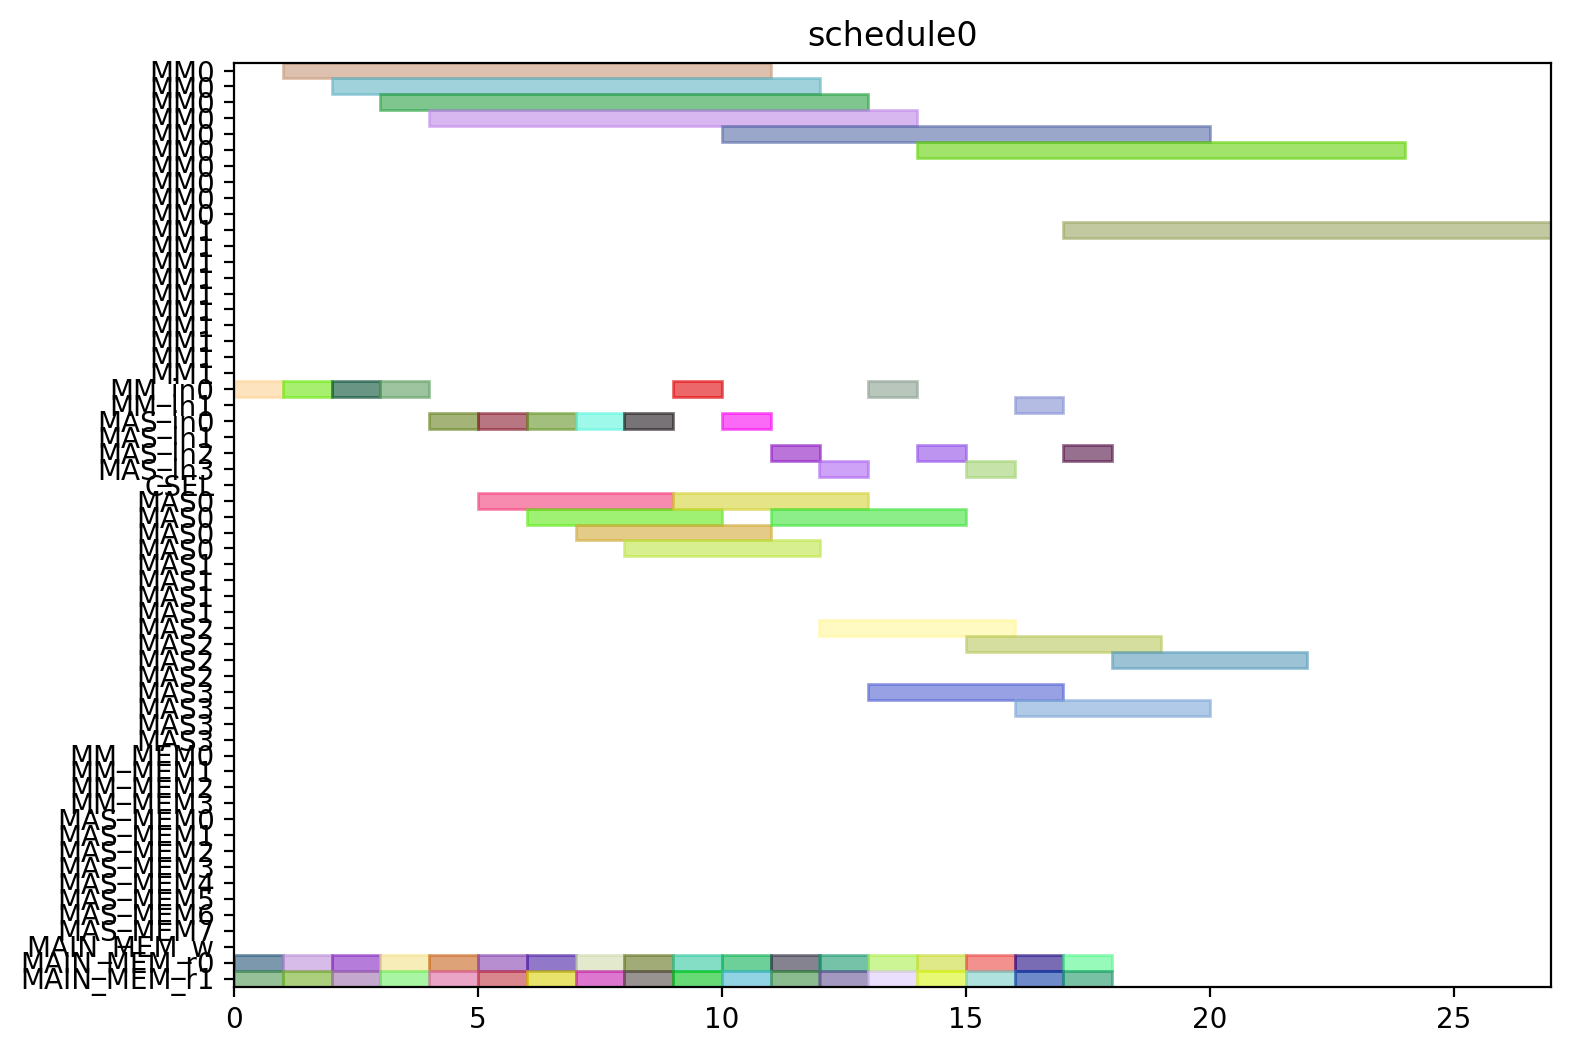

Generate this figure with Python:
from pyschedule import Scenario, solvers, plotters, alt


def solve():
	horizon = 120
	S = Scenario("schedule0", horizon=horizon)

	# resource
	MM = S.Resources('MM', num=2, size=10)
	MM_in = S.Resources('MM_in', num=2)
	MAS_in = S.Resources('MAS_in', num=4)
	CSEL = S.Resource('CSEL')
	MAS = S.Resources('MAS', num=4, size=4, periods=range(1, horizon))
	MM_MEM = S.Resources('MM_MEM', num=4)
	MAS_MEM = S.Resources('MAS_MEM', num=8)
	MAIN_MEM_w = S.Resource('MAIN_MEM_w', size=1)
	MAIN_MEM_r = S.Resources('MAIN_MEM_r', num=2)

	# result of previous scheduling

	# new tasks
	t0_t0 = S.Task('t0_t0', length=4, delay_cost=1)
	t0_t0 += alt(MAS)
	t0_t0_in = S.Task('t0_t0_in', length=1, delay_cost=1)
	t0_t0_in += alt(MAS_in)
	S += t0_t0_in*MAS_in[0]<=t0_t0*MAS[0]

	S += t0_t0_in*MAS_in[1]<=t0_t0*MAS[1]

	S += t0_t0_in*MAS_in[2]<=t0_t0*MAS[2]

	S += t0_t0_in*MAS_in[3]<=t0_t0*MAS[3]

	t0_t0_mem0 = S.Task('t0_t0_mem0', length=1, delay_cost=1)
	t0_t0_mem0 += MAIN_MEM_r[0]
	S += t0_t0_mem0 <= t0_t0

	t0_t0_mem1 = S.Task('t0_t0_mem1', length=1, delay_cost=1)
	t0_t0_mem1 += MAIN_MEM_r[1]
	S += t0_t0_mem1 <= t0_t0

	t0_t1 = S.Task('t0_t1', length=4, delay_cost=1)
	t0_t1 += alt(MAS)
	t0_t1_in = S.Task('t0_t1_in', length=1, delay_cost=1)
	t0_t1_in += alt(MAS_in)
	S += t0_t1_in*MAS_in[0]<=t0_t1*MAS[0]

	S += t0_t1_in*MAS_in[1]<=t0_t1*MAS[1]

	S += t0_t1_in*MAS_in[2]<=t0_t1*MAS[2]

	S += t0_t1_in*MAS_in[3]<=t0_t1*MAS[3]

	t0_t1_mem0 = S.Task('t0_t1_mem0', length=1, delay_cost=1)
	t0_t1_mem0 += MAIN_MEM_r[0]
	S += t0_t1_mem0 <= t0_t1

	t0_t1_mem1 = S.Task('t0_t1_mem1', length=1, delay_cost=1)
	t0_t1_mem1 += MAIN_MEM_r[1]
	S += t0_t1_mem1 <= t0_t1

	t0_t3 = S.Task('t0_t3', length=10, delay_cost=1)
	t0_t3 += alt(MM)
	t0_t3_in = S.Task('t0_t3_in', length=1, delay_cost=1)
	t0_t3_in += alt(MM_in)
	S += t0_t3_in*MM_in[0]<=t0_t3*MM[0]
	S += t0_t3_in*MM_in[1]<=t0_t3*MM[1]
	t0_t3_mem0 = S.Task('t0_t3_mem0', length=1, delay_cost=1)
	t0_t3_mem0 += MAIN_MEM_r[0]
	S += t0_t3_mem0 <= t0_t3

	t0_t3_mem1 = S.Task('t0_t3_mem1', length=1, delay_cost=1)
	t0_t3_mem1 += MAIN_MEM_r[1]
	S += t0_t3_mem1 <= t0_t3

	t1_t0 = S.Task('t1_t0', length=4, delay_cost=1)
	t1_t0 += alt(MAS)
	t1_t0_in = S.Task('t1_t0_in', length=1, delay_cost=1)
	t1_t0_in += alt(MAS_in)
	S += t1_t0_in*MAS_in[0]<=t1_t0*MAS[0]

	S += t1_t0_in*MAS_in[1]<=t1_t0*MAS[1]

	S += t1_t0_in*MAS_in[2]<=t1_t0*MAS[2]

	S += t1_t0_in*MAS_in[3]<=t1_t0*MAS[3]

	t1_t0_mem0 = S.Task('t1_t0_mem0', length=1, delay_cost=1)
	t1_t0_mem0 += MAIN_MEM_r[0]
	S += t1_t0_mem0 <= t1_t0

	t1_t0_mem1 = S.Task('t1_t0_mem1', length=1, delay_cost=1)
	t1_t0_mem1 += MAIN_MEM_r[1]
	S += t1_t0_mem1 <= t1_t0

	t1_t1 = S.Task('t1_t1', length=4, delay_cost=1)
	t1_t1 += alt(MAS)
	t1_t1_in = S.Task('t1_t1_in', length=1, delay_cost=1)
	t1_t1_in += alt(MAS_in)
	S += t1_t1_in*MAS_in[0]<=t1_t1*MAS[0]

	S += t1_t1_in*MAS_in[1]<=t1_t1*MAS[1]

	S += t1_t1_in*MAS_in[2]<=t1_t1*MAS[2]

	S += t1_t1_in*MAS_in[3]<=t1_t1*MAS[3]

	t1_t1_mem0 = S.Task('t1_t1_mem0', length=1, delay_cost=1)
	t1_t1_mem0 += MAIN_MEM_r[0]
	S += t1_t1_mem0 <= t1_t1

	t1_t1_mem1 = S.Task('t1_t1_mem1', length=1, delay_cost=1)
	t1_t1_mem1 += MAIN_MEM_r[1]
	S += t1_t1_mem1 <= t1_t1

	t1_t3 = S.Task('t1_t3', length=10, delay_cost=1)
	t1_t3 += alt(MM)
	t1_t3_in = S.Task('t1_t3_in', length=1, delay_cost=1)
	t1_t3_in += alt(MM_in)
	S += t1_t3_in*MM_in[0]<=t1_t3*MM[0]
	S += t1_t3_in*MM_in[1]<=t1_t3*MM[1]
	t1_t3_mem0 = S.Task('t1_t3_mem0', length=1, delay_cost=1)
	t1_t3_mem0 += MAIN_MEM_r[0]
	S += t1_t3_mem0 <= t1_t3

	t1_t3_mem1 = S.Task('t1_t3_mem1', length=1, delay_cost=1)
	t1_t3_mem1 += MAIN_MEM_r[1]
	S += t1_t3_mem1 <= t1_t3

	t2_t2 = S.Task('t2_t2', length=4, delay_cost=1)
	t2_t2 += alt(MAS)
	t2_t2_in = S.Task('t2_t2_in', length=1, delay_cost=1)
	t2_t2_in += alt(MAS_in)
	S += t2_t2_in*MAS_in[0]<=t2_t2*MAS[0]

	S += t2_t2_in*MAS_in[1]<=t2_t2*MAS[1]

	S += t2_t2_in*MAS_in[2]<=t2_t2*MAS[2]

	S += t2_t2_in*MAS_in[3]<=t2_t2*MAS[3]

	t2_t2_mem0 = S.Task('t2_t2_mem0', length=1, delay_cost=1)
	t2_t2_mem0 += MAIN_MEM_r[0]
	S += t2_t2_mem0 <= t2_t2

	t2_t2_mem1 = S.Task('t2_t2_mem1', length=1, delay_cost=1)
	t2_t2_mem1 += MAIN_MEM_r[1]
	S += t2_t2_mem1 <= t2_t2

	t5_t0 = S.Task('t5_t0', length=10, delay_cost=1)
	t5_t0 += alt(MM)
	t5_t0_in = S.Task('t5_t0_in', length=1, delay_cost=1)
	t5_t0_in += alt(MM_in)
	S += t5_t0_in*MM_in[0]<=t5_t0*MM[0]
	S += t5_t0_in*MM_in[1]<=t5_t0*MM[1]
	t5_t0_mem0 = S.Task('t5_t0_mem0', length=1, delay_cost=1)
	t5_t0_mem0 += MAIN_MEM_r[0]
	S += t5_t0_mem0 <= t5_t0

	t5_t0_mem1 = S.Task('t5_t0_mem1', length=1, delay_cost=1)
	t5_t0_mem1 += MAIN_MEM_r[1]
	S += t5_t0_mem1 <= t5_t0

	t5_t1 = S.Task('t5_t1', length=10, delay_cost=1)
	t5_t1 += alt(MM)
	t5_t1_in = S.Task('t5_t1_in', length=1, delay_cost=1)
	t5_t1_in += alt(MM_in)
	S += t5_t1_in*MM_in[0]<=t5_t1*MM[0]
	S += t5_t1_in*MM_in[1]<=t5_t1*MM[1]
	t5_t1_mem0 = S.Task('t5_t1_mem0', length=1, delay_cost=1)
	t5_t1_mem0 += MAIN_MEM_r[0]
	S += t5_t1_mem0 <= t5_t1

	t5_t1_mem1 = S.Task('t5_t1_mem1', length=1, delay_cost=1)
	t5_t1_mem1 += MAIN_MEM_r[1]
	S += t5_t1_mem1 <= t5_t1

	t5_t2 = S.Task('t5_t2', length=4, delay_cost=1)
	t5_t2 += alt(MAS)
	t5_t2_in = S.Task('t5_t2_in', length=1, delay_cost=1)
	t5_t2_in += alt(MAS_in)
	S += t5_t2_in*MAS_in[0]<=t5_t2*MAS[0]

	S += t5_t2_in*MAS_in[1]<=t5_t2*MAS[1]

	S += t5_t2_in*MAS_in[2]<=t5_t2*MAS[2]

	S += t5_t2_in*MAS_in[3]<=t5_t2*MAS[3]

	t5_t2_mem0 = S.Task('t5_t2_mem0', length=1, delay_cost=1)
	t5_t2_mem0 += MAIN_MEM_r[0]
	S += t5_t2_mem0 <= t5_t2

	t5_t2_mem1 = S.Task('t5_t2_mem1', length=1, delay_cost=1)
	t5_t2_mem1 += MAIN_MEM_r[1]
	S += t5_t2_mem1 <= t5_t2

	t5_t3 = S.Task('t5_t3', length=4, delay_cost=1)
	t5_t3 += alt(MAS)
	t5_t3_in = S.Task('t5_t3_in', length=1, delay_cost=1)
	t5_t3_in += alt(MAS_in)
	S += t5_t3_in*MAS_in[0]<=t5_t3*MAS[0]

	S += t5_t3_in*MAS_in[1]<=t5_t3*MAS[1]

	S += t5_t3_in*MAS_in[2]<=t5_t3*MAS[2]

	S += t5_t3_in*MAS_in[3]<=t5_t3*MAS[3]

	t5_t3_mem0 = S.Task('t5_t3_mem0', length=1, delay_cost=1)
	t5_t3_mem0 += MAIN_MEM_r[0]
	S += t5_t3_mem0 <= t5_t3

	t5_t3_mem1 = S.Task('t5_t3_mem1', length=1, delay_cost=1)
	t5_t3_mem1 += MAIN_MEM_r[1]
	S += t5_t3_mem1 <= t5_t3

	t7_t0 = S.Task('t7_t0', length=4, delay_cost=1)
	t7_t0 += alt(MAS)
	t7_t0_in = S.Task('t7_t0_in', length=1, delay_cost=1)
	t7_t0_in += alt(MAS_in)
	S += t7_t0_in*MAS_in[0]<=t7_t0*MAS[0]

	S += t7_t0_in*MAS_in[1]<=t7_t0*MAS[1]

	S += t7_t0_in*MAS_in[2]<=t7_t0*MAS[2]

	S += t7_t0_in*MAS_in[3]<=t7_t0*MAS[3]

	t7_t0_mem0 = S.Task('t7_t0_mem0', length=1, delay_cost=1)
	t7_t0_mem0 += MAIN_MEM_r[0]
	S += t7_t0_mem0 <= t7_t0

	t7_t0_mem1 = S.Task('t7_t0_mem1', length=1, delay_cost=1)
	t7_t0_mem1 += MAIN_MEM_r[1]
	S += t7_t0_mem1 <= t7_t0

	t7_t1 = S.Task('t7_t1', length=4, delay_cost=1)
	t7_t1 += alt(MAS)
	t7_t1_in = S.Task('t7_t1_in', length=1, delay_cost=1)
	t7_t1_in += alt(MAS_in)
	S += t7_t1_in*MAS_in[0]<=t7_t1*MAS[0]

	S += t7_t1_in*MAS_in[1]<=t7_t1*MAS[1]

	S += t7_t1_in*MAS_in[2]<=t7_t1*MAS[2]

	S += t7_t1_in*MAS_in[3]<=t7_t1*MAS[3]

	t7_t1_mem0 = S.Task('t7_t1_mem0', length=1, delay_cost=1)
	t7_t1_mem0 += MAIN_MEM_r[0]
	S += t7_t1_mem0 <= t7_t1

	t7_t1_mem1 = S.Task('t7_t1_mem1', length=1, delay_cost=1)
	t7_t1_mem1 += MAIN_MEM_r[1]
	S += t7_t1_mem1 <= t7_t1

	t7_t3 = S.Task('t7_t3', length=10, delay_cost=1)
	t7_t3 += alt(MM)
	t7_t3_in = S.Task('t7_t3_in', length=1, delay_cost=1)
	t7_t3_in += alt(MM_in)
	S += t7_t3_in*MM_in[0]<=t7_t3*MM[0]
	S += t7_t3_in*MM_in[1]<=t7_t3*MM[1]
	t7_t3_mem0 = S.Task('t7_t3_mem0', length=1, delay_cost=1)
	t7_t3_mem0 += MAIN_MEM_r[0]
	S += t7_t3_mem0 <= t7_t3

	t7_t3_mem1 = S.Task('t7_t3_mem1', length=1, delay_cost=1)
	t7_t3_mem1 += MAIN_MEM_r[1]
	S += t7_t3_mem1 <= t7_t3

	t10_t0 = S.Task('t10_t0', length=10, delay_cost=1)
	t10_t0 += alt(MM)
	t10_t0_in = S.Task('t10_t0_in', length=1, delay_cost=1)
	t10_t0_in += alt(MM_in)
	S += t10_t0_in*MM_in[0]<=t10_t0*MM[0]
	S += t10_t0_in*MM_in[1]<=t10_t0*MM[1]
	t10_t0_mem0 = S.Task('t10_t0_mem0', length=1, delay_cost=1)
	t10_t0_mem0 += MAIN_MEM_r[0]
	S += t10_t0_mem0 <= t10_t0

	t10_t0_mem1 = S.Task('t10_t0_mem1', length=1, delay_cost=1)
	t10_t0_mem1 += MAIN_MEM_r[1]
	S += t10_t0_mem1 <= t10_t0

	t10_t1 = S.Task('t10_t1', length=10, delay_cost=1)
	t10_t1 += alt(MM)
	t10_t1_in = S.Task('t10_t1_in', length=1, delay_cost=1)
	t10_t1_in += alt(MM_in)
	S += t10_t1_in*MM_in[0]<=t10_t1*MM[0]
	S += t10_t1_in*MM_in[1]<=t10_t1*MM[1]
	t10_t1_mem0 = S.Task('t10_t1_mem0', length=1, delay_cost=1)
	t10_t1_mem0 += MAIN_MEM_r[0]
	S += t10_t1_mem0 <= t10_t1

	t10_t1_mem1 = S.Task('t10_t1_mem1', length=1, delay_cost=1)
	t10_t1_mem1 += MAIN_MEM_r[1]
	S += t10_t1_mem1 <= t10_t1

	t10_t2 = S.Task('t10_t2', length=4, delay_cost=1)
	t10_t2 += alt(MAS)
	t10_t2_in = S.Task('t10_t2_in', length=1, delay_cost=1)
	t10_t2_in += alt(MAS_in)
	S += t10_t2_in*MAS_in[0]<=t10_t2*MAS[0]

	S += t10_t2_in*MAS_in[1]<=t10_t2*MAS[1]

	S += t10_t2_in*MAS_in[2]<=t10_t2*MAS[2]

	S += t10_t2_in*MAS_in[3]<=t10_t2*MAS[3]

	t10_t2_mem0 = S.Task('t10_t2_mem0', length=1, delay_cost=1)
	t10_t2_mem0 += MAIN_MEM_r[0]
	S += t10_t2_mem0 <= t10_t2

	t10_t2_mem1 = S.Task('t10_t2_mem1', length=1, delay_cost=1)
	t10_t2_mem1 += MAIN_MEM_r[1]
	S += t10_t2_mem1 <= t10_t2

	t10_t3 = S.Task('t10_t3', length=4, delay_cost=1)
	t10_t3 += alt(MAS)
	t10_t3_in = S.Task('t10_t3_in', length=1, delay_cost=1)
	t10_t3_in += alt(MAS_in)
	S += t10_t3_in*MAS_in[0]<=t10_t3*MAS[0]

	S += t10_t3_in*MAS_in[1]<=t10_t3*MAS[1]

	S += t10_t3_in*MAS_in[2]<=t10_t3*MAS[2]

	S += t10_t3_in*MAS_in[3]<=t10_t3*MAS[3]

	t10_t3_mem0 = S.Task('t10_t3_mem0', length=1, delay_cost=1)
	t10_t3_mem0 += MAIN_MEM_r[0]
	S += t10_t3_mem0 <= t10_t3

	t10_t3_mem1 = S.Task('t10_t3_mem1', length=1, delay_cost=1)
	t10_t3_mem1 += MAIN_MEM_r[1]
	S += t10_t3_mem1 <= t10_t3

	solvers.mip.solve(S,msg=1,kind='CPLEX',ratio_gap=1.01)

	solution = [['hoge']*len(S.solution()[1]) for i in range(len(S.solution()))]
	for i in range(len(S.solution())):
		for j in range(len(S.solution()[i])):
			solution[i][j]=str(S.solution()[i][j])
	print(solution)

	cycles = int(solution[-1][3])

	pic_file_name = "/mnt/rose/usr1/fukuda/ABE/multiRAM_multiMAS_16mux/scheduling_result/stage10MM2_stage4MAS4/EP2_DBL_w_EVAL/schedule0.png"
	if(S.solution() != []):
		plotters.matplotlib.plot(S,img_filename=pic_file_name, show_task_labels=False, fig_size=(cycles*0.25+3, 6))

	return solution
